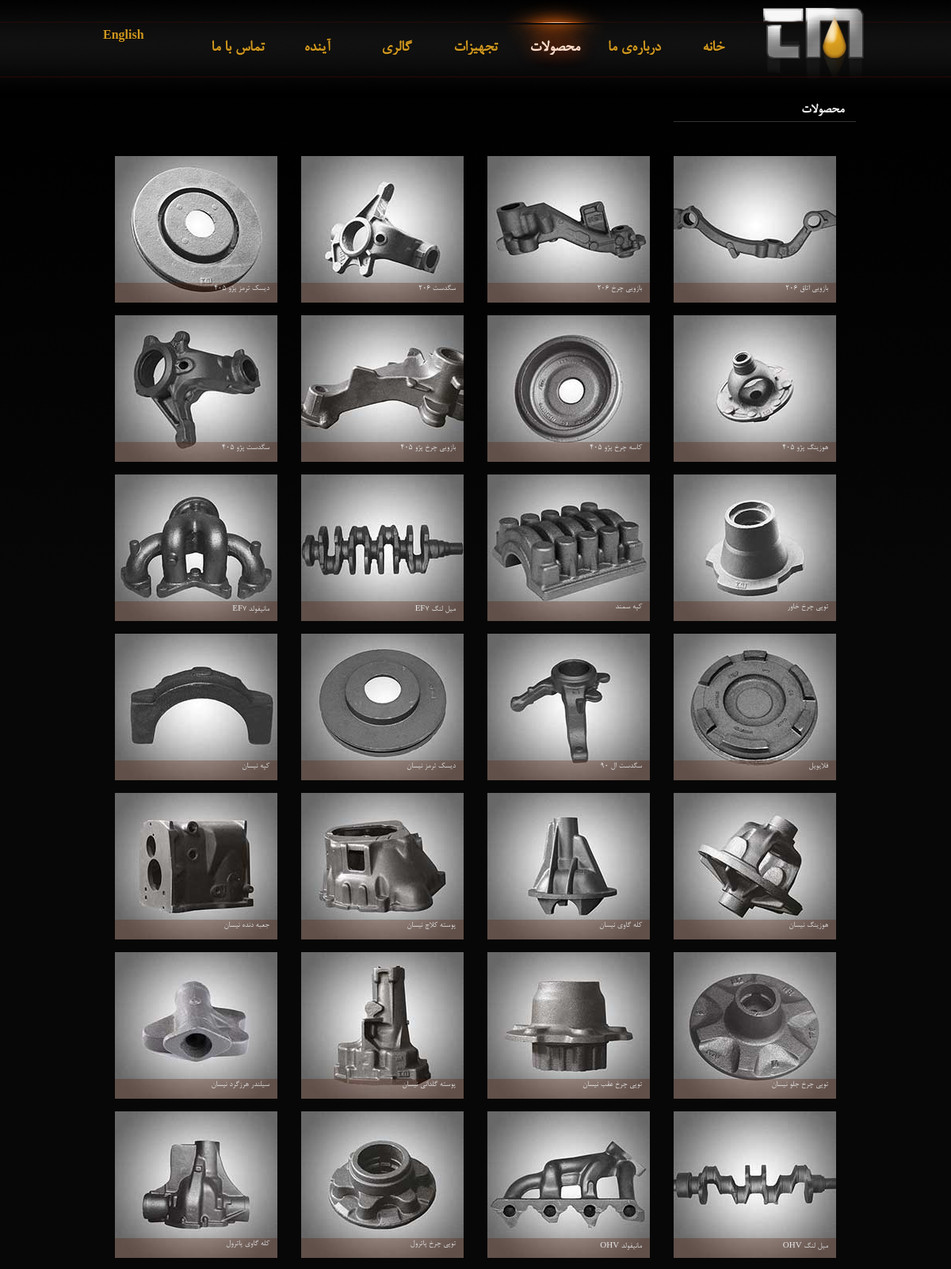
The app's page /products_fa.php (upper part) with its own data.
### tables this page shows
CREATE TABLE IF NOT EXISTS `products` (
  `product_id` int(10) unsigned NOT NULL AUTO_INCREMENT,
  `name` varchar(64) NOT NULL,
  `sku` varchar(32) DEFAULT NULL,
  `iran_code` varchar(32) NOT NULL,
  `description` text NOT NULL,
  `weight` float NOT NULL,
  `category` varchar(32) NOT NULL,
  `category_id` varchar(32) NOT NULL,
  `image` varchar(128) NOT NULL,
  `name_fa` varchar(64) NOT NULL,
  `description_fa` text NOT NULL,
  `category_fa` varchar(32) NOT NULL,
  `sort_order` int(4) unsigned NOT NULL,
  PRIMARY KEY (`product_id`),
  UNIQUE KEY `sku` (`sku`,`iran_code`)
);

### app/products-list_fa.php (the view, shortened to what this page needs)
<?php
	require_once 'dbinfo.php';
	$tableName = "products";
	$dbCon = @mysql_connect( $server, $dbUserName, $dbPassword ) or dieFunc();
	$query = " SELECT * FROM `$tableName` ORDER BY `sort_order`, `name` ";
	$result = @mysql_query( $query, $dbCon ) or dieFunc();
	if ( @mysql_num_rows( $result ) != 0 ) {
		while ( $product = @mysql_fetch_array( $result, MYSQL_ASSOC ) ) {
?>
<div class="product_wrapper">
	<a href='media/products-images/<?php echo $product['image'] ?>'
    	desc='	<div class="left_col">
					<span><strong><?php echo $product['name_fa'] ?></strong></span>
                    <span><?php echo $product['description_fa'] ?></span>
                    <span><?php echo $product['category_fa'] ?></span>
                </div>
                <div class="right_col">
					<span><strong>وزن: </strong><?php echo $product['weight'] ?> kg</span>
                    <span><strong>کد: </strong><?php echo $product['sku'] ?></span>
                    <span><strong>ایران کد: </strong><?php echo $product['iran_code'] ?></span>
                </div>'
        rel="group">
    	<img src='media/products-images/thumbs/<?php echo $product['image'] ?>' />
    </a>
	<div class="product_info">
    	<p class="title"><?php echo $product['name_fa'] ?></p>
    </div>
</div>
<?php
		}
	} else  echo "No Product Found!";
?>

### css/style.css (style rules this page uses)
* { margin:0px; padding:0px; }
html { width:100%; height:100%; }
body { font-family:Tahoma, Arial, Helvetica, sans-serif; font-size:12px; width:100%; height:100%; background:#070707 url('images/page-background.jpg') repeat-x; }
a { text-decoration:none; }
p { margin-bottom:5px; }
img { border:0px; }
.main-container a, .highLight { color:#d47c1e; text-decoration:none; }
#products .product_wrapper { float:left; position:relative; width:205px; height:185px; margin:8px 15px; overflow:hidden; }
#products .product_info { position:absolute; width:100%; height:25px; bottom:0px; left:0px; background-image:url('icon/hover_bg.png'); color:#FFF; font-family:Arial, Helvetica, sans-serif; font-size:11px; opacity:0.8; }
#products p { margin:5px 10px; }

### css/style_fa.css (style rules this page uses)
body { font-family:'BNazanin' !important; direction:rtl; text-align:right; }
#products p { margin: 2px 10px !important; }
#products .product_info, #fancybox-title { font-family:'BNazanin'; }
#products .product_wrapper { float:right;� }

### records on screen
products: image (picture), name_fa "بازويي اتاق 206"
products: image (picture), name_fa "بازويي چرخ 206"
products: image (picture), name_fa "سگدست 206"
products: image (picture), name_fa "ديسک ترمز پژو 405"
products: image (picture), name_fa "هوزينگ پژو 405"
products: image (picture), name_fa "کاسه چرخ پژو 405"
products: image (picture), name_fa "بازويي چرخ پژو 405"
products: image (picture), name_fa "سگدست پژو 405"
products: image (picture), name_fa "توپي چرخ خاور"
products: image (picture), name_fa "كپه سمند"
products: image (picture), name_fa "ميل لنگ EF7"
products: image (picture), name_fa "مانيفولد EF7"
products: image (picture), name_fa "فلايويل"
products: image (picture), name_fa "سگدست ال 90"
products: image (picture), name_fa "ديسك ترمز نيسان"
products: image (picture), name_fa "کپه نيسان"
products: image (picture), name_fa "هوزينگ نيسان"
products: image (picture), name_fa "کله گاوي نيسان"
products: image (picture), name_fa "پوسته کلاچ نيسان"
products: image (picture), name_fa "جعبه دنده نيسان"
products: image (picture), name_fa "توپي چرخ جلو نيسان"
products: image (picture), name_fa "توپي چرخ عقب نيسان"
products: image (picture), name_fa "پوسته گلداني نيسان"
products: image (picture), name_fa "سيلندر هرزگرد نيسان"
products: image (picture), name_fa "ميل لنگ OHV"
products: image (picture), name_fa "مانيفولد OHV"
products: image (picture), name_fa "توپي چرخ پاترول"
products: image (picture), name_fa "کله گاوي پاترول"

### other values on screen
$menuName "خانه"
$menuName "درباره‌ی ما"
$menuName "محصولات"
$menuName "تجهیزات"
$menuName "گالری"
$menuName "آینده"
$menuName "تماس با ما"
